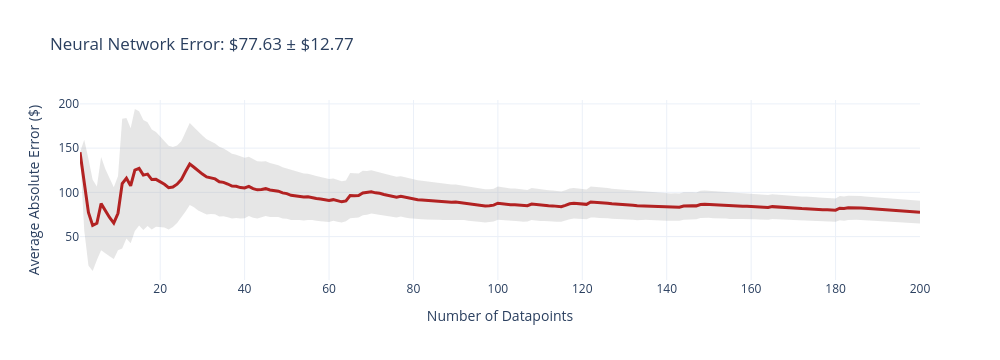
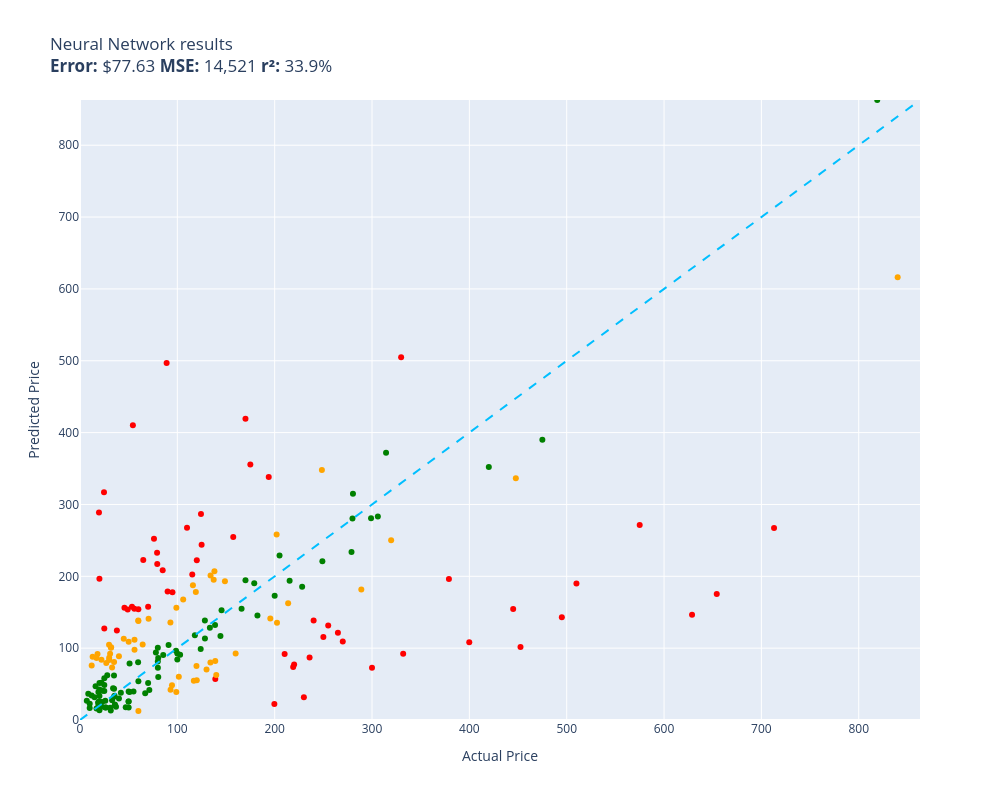

Write notebook code for charts like these, in order.
### Code cell
evaluate(neural_network, test)

### Figure 1 — Plotly figure (JSON) as saved in the notebook; plotly's stock layout.template omitted (floating-point values rounded to 4 significant figures; data arrays with more than 128 entries replaced by an {"elided": "..."} marker saying what was removed)
{"data": [{"fill": "toself", "fillcolor": "rgba(128,128,128,0.2)", "hoverinfo": "skip", "line": {"color": "rgba(255,255,255,0)"}, "name": "95% CI", "showlegend": false, "type": "scatter", "x": {"elided": "400 int values"}, "y": {"elided": "400 float values"}}, {"customdata": {"elided": "200x1 float values"}, "hovertemplate": "n=%{x}<br>Avg Error=$%{y:,.2f}<br>±95% CI=$%{customdata[0]:,.2f}<extra></extra>", "line": {"color": "firebrick", "width": 3}, "mode": "lines", "name": "Cumulative Avg Error", "type": "scatter", "x": {"elided": "200 int values"}, "y": {"elided": "200 float values"}}], "layout": {"height": 360, "showlegend": false, "title": {"text": "Neural Network Error: $77.63 ± $12.77"}, "width": 1000, "xaxis": {"title": {"text": "Number of Datapoints"}}, "yaxis": {"title": {"text": "Average Absolute Error ($)"}}}}

### Figure 2 — Plotly figure (JSON) as saved in the notebook; plotly's stock layout.template omitted (floating-point values rounded to 4 significant figures)
{"data": [{"customdata": [["Old Blood Noise Excess V2 Distortion Cho...\nGuess=$73.74 Actual=$219.00"], ["RBC12-UPC Replacement Battery Cartridge ...\nGuess=$31.78 Actual=$229.99"], ["Pump Head TBVECHI 175PSI 4KW 5.5HP 21CFM...\nGuess=$504.89 Actual=$329.90"], ["Bam France 2002XL Contoured Hightech Bla...\nGuess=$267.25 Actual=$713.00"], ["Metabo HPT 36V MultiVolt™ Cordless Rotar...\nGuess=$196.24 Actual=$379.00"], ["Innovative Percussion CB-6 Chamois Bass ...\nGuess=$410.12 Actual=$54.32"], ["Panasonic KX-TG6511B DECT 6.0 PLUS Expan...\nGuess=$232.65 Actual=$79.20"], ["GJY Portable TV,10.6 inch Mini TV for AT...\nGuess=$217.26 Actual=$79.36"], ["APS iBoard 6-inch Aluminum (Black Powder...\nGuess=$91.70 Actual=$210.23"], ["HK SYSTEMS 13\" Heavy Duty Black \"Push\" O...\nGuess=$208.38 Actual=$84.95"], ["SKB iSeries 3i-13096-6KP Case for BlackM...\nGuess=$355.72 Actual=$174.99"], ["Bam Trekking 3027SB Single Black Clarine...\nGuess=$92.23 Actual=$332.00"], ["DEWALT 20V MAX* XR Impact Driver with Bl...\nGuess=$101.66 Actual=$452.53"], ["Mini PC, Kinupute Desktop Computer E3-12...\nGuess=$142.90 Actual=$495.00"], ["Deco Mount Pro Tripod Microphone Stand w...\nGuess=$154.28 Actual=$59.95"], ["Scranton & Co 3 Drawer Mobile File Cabin...\nGuess=$202.54 Actual=$115.35"], ["Task T24287 Roman Ogee Router Bit with 1...\nGuess=$155.00 Actual=$55.88"], ["Southwire 120V/15A Right Angle User Atta...\nGuess=$124.50 Actual=$37.87"], ["JRready ST6313 DT Deutsch Connector Kit,...\nGuess=$22.10 Actual=$199.68"], ["Tidal Front + Rear Fender Flares 4PC Poc...\nGuess=$131.70 Actual=$254.99"], ["Dakota Alert MURS Alert Probe Sensor - M...\nGuess=$77.16 Actual=$219.99"], ["Projector, CRAZVIEW Projector with WiFi ...\nGuess=$157.49 Actual=$53.40"], ["Sumerain S1339CM Double Handle Widesprea...\nGuess=$86.93 Actual=$235.86"], ["Western Digital Enterprise RE4-GP 2TB SA...\nGuess=$267.51 Actual=$109.95"], ["Poison Spyder 10-08-020 Rocker Knocker\nGuess=$146.35 Actual=$628.76"], ["DIMARZIO 204284 DP 163FBK Blues Bucker G...\nGuess=$178.81 Actual=$89.99"], ["VLAND LED Smoked Taillights Compatible F...\nGuess=$138.54 Actual=$239.99"], ["Lighted Triangle Mirror Cabinet Bathroom...\nGuess=$154.52 Actual=$445.00"], ["PM Auto Front Right Quick Complete Strut...\nGuess=$244.03 Actual=$124.94"], ["BESTILL Wall Mounted Shower Faucet Set, ...\nGuess=$252.22 Actual=$76.00"], ["Dell Optiplex 390 Desktop Computer i3 3....\nGuess=$286.71 Actual=$124.27"], ["EMART Photography C Stand with Boom Arm,...\nGuess=$222.46 Actual=$119.99"], ["KOHLER K-1185540-CP Assembly-Slider\nGuess=$156.28 Actual=$45.67"], ["Trim Kit for 2-handle Shower & Tub Valve...\nGuess=$177.79 Actual=$94.99"], ["Grey Pneumatic 1311SD Impact Socket Set\nGuess=$254.55 Actual=$157.43"], ["Aeromotive 13304 Regulator, X1 Adjustabl...\nGuess=$109.38 Actual=$269.95"], ["Walker Exhaust Ultra EPA 16478 Direct Fi...\nGuess=$271.36 Actual=$574.99"], ["Urth 62mm UV, Circular Polarizing (CPL),...\nGuess=$57.09 Actual=$139.00"], ["Royal Designs, Inc. Decorative Abundant ...\nGuess=$127.50 Actual=$24.95"], ["Canon Sure Shot 90u 35mm Date Camera\nGuess=$108.08 Actual=$399.89"], ["Ibanez M510OVS Acoustic Mandolin in Vint...\nGuess=$419.18 Actual=$169.99"], ["Berta (6 Pieces) 1-1/4 inch Overlay, 90 ...\nGuess=$317.03 Actual=$24.66"], ["Chalkboard Name Badges with Magnetic Bac...\nGuess=$196.64 Actual=$19.95"], ["CradlePoint Compact Broadband Router (CB...\nGuess=$496.79 Actual=$89.00"], ["UPR Mach 1 Chin Spoiler Fits 94-98 Musta...\nGuess=$222.61 Actual=$64.99"], ["Skullcandy Hesh Evo Bluetooth Headphones...\nGuess=$157.62 Actual=$69.99"], ["Music Hall pa15.3 MM/MC Phono Preamplifi...\nGuess=$115.62 Actual=$250.00"], ["Lorell Bell Chair Glide, 2.5\", Black\nGuess=$288.66 Actual=$19.50"], ["4 Inches Rolled Muffler Tip Catback Exha...\nGuess=$338.38 Actual=$193.88"], ["Competition Clutch Disc and Pressure Pla...\nGuess=$189.89 Actual=$510.00"], ["APS iBoard (304 Stainless Steel Polished...\nGuess=$121.56 Actual=$264.95"], ["A-Premium Front Suspension Steering Knuc...\nGuess=$153.82 Actual=$48.99"], ["Empava 24\" Single Wall Ovens 10 Cooking ...\nGuess=$175.42 Actual=$654.14"], ["HP Laserjet 2100 Laser Printer W/Test Pr...\nGuess=$72.77 Actual=$299.98"]], "hovertemplate": "%{customdata[0]}<extra></extra>", "legendgroup": "red", "marker": {"color": "red", "size": 6, "symbol": "circle"}, "mode": "markers", "name": "red", "orientation": "v", "showlegend": true, "type": "scatter", "x": [219.0, 230.0, 329.9, 713.0, 379.0, 54.32, 79.2, 79.36, 210.2, 84.95, 175.0, 332.0, 452.5, 495.0, 59.95, 115.3, 55.88, 37.87, 199.7, 255.0, 220.0, 53.4, 235.9, 110.0, 628.8, 89.99, 240.0, 445.0, 124.9, 76.0, 124.3, 120.0, 45.67, 94.99, 157.4, 269.9, 575.0, 139.0, 24.95, 399.9, 170.0, 24.66, 19.95, 89.0, 64.99, 69.99, 250.0, 19.5, 193.9, 510.0, 264.9, 48.99, 654.1, 300.0], "xaxis": "x", "y": [73.74, 31.78, 504.9, 267.2, 196.2, 410.1, 232.7, 217.3, 91.7, 208.4, 355.7, 92.23, 101.7, 142.9, 154.3, 202.5, 155.0, 124.5, 22.1, 131.7, 77.16, 157.5, 86.93, 267.5, 146.3, 178.8, 138.5, 154.5, 244.0, 252.2, 286.7, 222.5, 156.3, 177.8, 254.5, 109.4, 271.4, 57.09, 127.5, 108.1, 419.2, 317.0, 196.6, 496.8, 222.6, 157.6, 115.6, 288.7, 338.4, 189.9, 121.6, 153.8, 175.4, 72.77], "yaxis": "y"}, {"customdata": [["telpo Headlight Assembly Fit For 15 Camr...\nGuess=$187.50 Actual=$115.99"], ["Stand for Raven Pro Document Scanner - P...\nGuess=$104.59 Actual=$29.85"], ["PEMP E65 E66 CDC Simulate Optical Fiber ...\nGuess=$178.31 Actual=$119.00"], ["Intermatic PX300 12V 300W Transformer wi...\nGuess=$80.20 Actual=$134.00"], ["GanFindX Portable Car Hand Controls for ...\nGuess=$92.69 Actual=$159.90"], ["Travelpro Platinum Elite Slim Business L...\nGuess=$162.46 Actual=$213.83"], ["Mylites+ Standard Comic Book Mylar Sleev...\nGuess=$80.69 Actual=$34.99"], ["152MM Hole Saws M42 Bi-Metal High Speed ...\nGuess=$92.02 Actual=$17.99"], ["Baseball Backpacks Large 18 Inch Bookbag...\nGuess=$100.67 Actual=$31.77"], ["AUTOFREE LED Tail Lights Assembly Compat...\nGuess=$258.13 Actual=$201.99"], ["3D Tree Hole Branches 075 Stair Risers D...\nGuess=$70.15 Actual=$129.99"], ["Fjallraven, Kanken Laptop 15\" Backpack f...\nGuess=$75.15 Actual=$119.65"], ["Diversitech WG840585 Motor, (Ddb) 1/3Hp,...\nGuess=$201.22 Actual=$134.12"], ["MC: Pindicator (Dual Intensity Amber)\nGuess=$88.75 Actual=$40.00"], ["Evan-Fischer Front Bumper Cover Compatib...\nGuess=$135.22 Actual=$202.38"], ["Miyaya@ Funny Animal Masks Collection fo...\nGuess=$86.38 Actual=$16.99"], ["Pidoko Kids Train Table, Grey with 90 Pc...\nGuess=$55.36 Actual=$119.97"], ["Satco S9596, 4 Count (Pack of 1), 4.18\nGuess=$75.98 Actual=$12.00"], ["Ceramic Talavera Mexican Tile 4x4\", 9 Pi...\nGuess=$83.38 Actual=$29.95"], ["Marvel Legends Series X-Men 6-Inch Archa...\nGuess=$39.00 Actual=$98.95"], ["Intrepid International Dressage Letters-...\nGuess=$79.26 Actual=$26.99"], ["LEGO Marvel Avengers War Machine Buster ...\nGuess=$137.86 Actual=$59.95"], ["4pc Wheel Spacers Adapters 4\" (2inch Per...\nGuess=$54.80 Actual=$116.95"], ["MONOCARBON Forged Carbon Fiber Case for ...\nGuess=$12.55 Actual=$59.99"], ["Wilkinson LOW GAUSS Vintage Tone Strat S...\nGuess=$92.37 Actual=$30.93"], ["MXR Carbon Copy Deluxe Analog Delay Guit...\nGuess=$141.40 Actual=$195.50"], ["Linkloos Solar Street Lights Outdoor Wat...\nGuess=$111.84 Actual=$55.99"], ["Pyle Wireless Rear View Backup Camera - ...\nGuess=$140.88 Actual=$70.45"], ["Hp Pavilion P7-1257c Motherboard Aahd3-h...\nGuess=$138.49 Actual=$59.86"], ["Auertech Portable Washing Machine, 14lbs...\nGuess=$156.11 Actual=$98.99"], ["New Replacement seat cover fits Yamaha M...\nGuess=$82.06 Actual=$138.95"], ["Evan Fischer Radiator Cooling Fan Assemb...\nGuess=$195.09 Actual=$137.34"], ["AZX Stylus Pencil for Apple iPad Pro 202...\nGuess=$86.58 Actual=$29.99"], ["ASUS VY279HE-W 27” 1080P Monitor - White...\nGuess=$207.10 Actual=$138.10"], ["LCD Screen for Dell Inspiron 17R 17.3\" H...\nGuess=$104.97 Actual=$64.37"], ["CTLAMP XL-2100 Professional Quality XL-2...\nGuess=$101.19 Actual=$32.00"], ["200 ' feet True 14 Gauge AWG CCA Speaker...\nGuess=$113.09 Actual=$44.95"], ["200 Couples Conversation Cards - Enjoy B...\nGuess=$73.19 Actual=$32.97"], ["KUNFINE Android Radio CarPlay & Android ...\nGuess=$167.66 Actual=$106.00"], ["StonKraft Brass Chess Board Game Set wit...\nGuess=$62.57 Actual=$140.00"], ["OEM Samsung Remote Control Shipped with ...\nGuess=$97.90 Actual=$56.00"], ["Venom Power Terra Hunter R/T+ R/T All-Te...\nGuess=$250.23 Actual=$319.65"], ["Audio Techinca ATW-T1002 System 10 Handh...\nGuess=$181.59 Actual=$289.00"], ["BestPricedDecals Wine A BIT, You'll Feel...\nGuess=$88.03 Actual=$12.98"], ["Dell XPS 13 9343-2727SLV 13.3\" Full HD S...\nGuess=$616.19 Actual=$839.99"], ["Steering Wheel, Carbon Fiber Automotive ...\nGuess=$336.60 Actual=$447.74"], ["DuraGo BR5330 Front Vented Disc Brake Ro...\nGuess=$60.21 Actual=$101.51"], ["Vinyl Soft Top Roll-up Adjustable Truck ...\nGuess=$193.03 Actual=$148.88"], ["Samsung DA97-07603B Freezer Ice Maker As...\nGuess=$42.17 Actual=$93.02"], ["Intex River Run Connect Lounge (Four)\nGuess=$48.34 Actual=$94.49"], ["Blanco 230966 Valea Stainless Steel Sink...\nGuess=$135.74 Actual=$92.88"], ["PowerSport Front Rear Brakes and Rotors ...\nGuess=$347.89 Actual=$248.51"], ["Viola Bow 4/4 Full Size Carbon Fiber (Bl...\nGuess=$108.89 Actual=$49.99"], ["VTech Strum and Jam Kidi Musical Guitar ...\nGuess=$83.93 Actual=$21.99"]], "hovertemplate": "%{customdata[0]}<extra></extra>", "legendgroup": "orange", "marker": {"color": "orange", "size": 6, "symbol": "circle"}, "mode": "markers", "name": "orange", "orientation": "v", "showlegend": true, "type": "scatter", "x": [116.0, 29.85, 119.0, 134.0, 159.9, 213.8, 34.99, 17.99, 31.77, 202.0, 130.0, 119.7, 134.1, 40.0, 202.4, 16.99, 120.0, 12.0, 29.95, 98.95, 26.99, 59.95, 117.0, 59.99, 30.93, 195.5, 55.99, 70.45, 59.86, 98.99, 138.9, 137.3, 29.99, 138.1, 64.37, 32.0, 44.95, 32.97, 106.0, 140.0, 56.0, 319.6, 289.0, 12.98, 840.0, 447.7, 101.5, 148.9, 93.02, 94.49, 92.88, 248.5, 49.99, 21.99], "xaxis": "x", "y": [187.5, 104.6, 178.3, 80.2, 92.69, 162.5, 80.69, 92.02, 100.7, 258.1, 70.15, 75.15, 201.2, 88.75, 135.2, 86.38, 55.36, 75.98, 83.38, 39.0, 79.26, 137.9, 54.8, 12.55, 92.37, 141.4, 111.8, 140.9, 138.5, 156.1, 82.06, 195.1, 86.58, 207.1, 105.0, 101.2, 113.1, 73.19, 167.7, 62.57, 97.9, 250.2, 181.6, 88.03, 616.2, 336.6, 60.21, 193.0, 42.17, 48.34, 135.7, 347.9, 108.9, 83.93], "yaxis": "y"}, {"customdata": [["NewPower99 Battery Kit for Samsung Galax...\nGuess=$39.54 Actual=$54.95"], ["EXMAX NG-10X Fresnel Lens Focusing Adapt...\nGuess=$51.45 Actual=$69.98"], ["SuppliesOutlet Compatible Toner Cartridg...\nGuess=$116.76 Actual=$144.29"], ["ACDelco GM Original Equipment FW339 Fron...\nGuess=$193.88 Actual=$215.33"], ["8544771 Dryer Heating Element, 279816 Th...\nGuess=$20.54 Actual=$35.74"], ["46mm Digital Pro High-Resolution Close-U...\nGuess=$25.84 Actual=$19.99"], ["LOVE MEI Galaxy S10 Lite Case, Military ...\nGuess=$27.52 Actual=$32.98"], ["LD Products Compatible Toner Cartridge R...\nGuess=$39.66 Actual=$49.98"], ["CORSAIR Dominator Platinum RGB 32GB (2x1...\nGuess=$98.86 Actual=$124.00"], ["June Garden 12\" Sweet Dolly Charlotte - ...\nGuess=$51.67 Actual=$19.99"], ["Aolemi Oil Rubbed Bronze Single Function...\nGuess=$96.32 Actual=$98.65"], ["Clementoni 39132.5 Jigsaw Puzzle 1,000 P...\nGuess=$100.49 Actual=$79.95"], ["10GBase-LR SFP+ Transceiver, Handar 10GB...\nGuess=$42.31 Actual=$19.99"], ["KOMPUTERBAY 4GB 2X 2GB DDR2 1066MHz PC2-...\nGuess=$86.23 Actual=$80.34"], ["Canon EOS Rebel T7 Digital SLR Camera wi...\nGuess=$862.94 Actual=$819.00"], ["Evergreen HSHB2005 Cylinder Head Gasket ...\nGuess=$80.25 Actual=$59.69"], ["15\" Locking Shower Head Extension Arm in...\nGuess=$81.39 Actual=$79.95"], ["DALDED LED Light Kit for Lego Sonic Gree...\nGuess=$58.22 Actual=$24.99"], ["Wenger City Upgrade Laptop Backpack with...\nGuess=$152.59 Actual=$145.42"], ["Adams Check Payment and Deposit Register...\nGuess=$33.87 Actual=$35.49"], ["KOHLER 18865-CP Filtered Water Faucet, P...\nGuess=$389.97 Actual=$475.00"], ["Retevis RT68 Soft Earhook Walkie Talkie ...\nGuess=$26.83 Actual=$6.99"], ["Laisomeke Waterproof Junction Box, Unive...\nGuess=$34.15 Actual=$11.99"], ["Webcem Solar Shed Light Outdoor Indoor, ...\nGuess=$93.80 Actual=$77.96"], ["Festool 492370 Platin 2 S1000 Grit 6-Inc...\nGuess=$104.27 Actual=$91.00"], ["Tablet PC Cover Compatible with Lenovo T...\nGuess=$13.18 Actual=$31.61"], ["Trail Gear Twin Stick Kit for Top Shift ...\nGuess=$280.38 Actual=$279.92"], ["Engine Thermostat, Replace 19301-PAA-306...\nGuess=$39.03 Actual=$18.89"], ["Ultra Duster Canned Air Net 10 Oz 6-Pack\nGuess=$25.84 Actual=$49.90"], ["Beck/Arnley 0421945 Air Filter\nGuess=$21.52 Actual=$35.87"], ["IQShield Screen Protector Compatible wit...\nGuess=$16.67 Actual=$9.95"], ["Liberty Imports 12 Pack: US Military Toy...\nGuess=$15.94 Actual=$16.98"], ["Neporal Full Spectrum Light Bulb, 6000K ...\nGuess=$24.01 Actual=$18.59"], ["ANZO USA 111207 GMC SIERRA 99-06 / YUKON...\nGuess=$145.56 Actual=$182.28"], ["Kingston Brass KS269SN Kingston Clawfoot...\nGuess=$283.33 Actual=$305.99"], ["KUNN Small Electrician Tool Pouch Utilit...\nGuess=$51.87 Actual=$21.99"], ["iPhone 12/12 Pro Nicaragua Guardabarranc...\nGuess=$13.52 Actual=$19.97"], ["Replacement Remote Control for PANASONIC...\nGuess=$32.35 Actual=$34.95"], ["KS K-STORM Replacement Silicone Mushroom...\nGuess=$36.59 Actual=$8.50"], ["Pioneer 2AM401-BN Two Handle Kitchen Fau...\nGuess=$185.34 Actual=$228.22"], ["LSSAGOON Backpack for Women Teen Kids Gi...\nGuess=$44.08 Actual=$33.99"], ["4LT LUMINETTE Vanity Opal GLS BSN\nGuess=$84.04 Actual=$99.99"], ["GE RPWF SmartWater Comparable Refrigerat...\nGuess=$18.40 Actual=$36.99"], ["MGP Caliper Covers 39011SACURD Red Powde...\nGuess=$221.07 Actual=$249.00"], ["LSI Broadcom SAS 9300-8i 8-port 12Gb/s S...\nGuess=$117.79 Actual=$118.00"], ["NewFantasia Replacement Audio Cable with...\nGuess=$16.96 Actual=$31.00"], ["Mikrotik RB3011UIAS-RM RouterBOARD 10xGi...\nGuess=$280.89 Actual=$299.00"], ["AC Compressor & A/C Kit For BMW 335i 335...\nGuess=$371.93 Actual=$314.41"], ["DuraGo 29515020 Front Hub Assembly\nGuess=$113.45 Actual=$128.34"], ["GENUINE VOLVO THERMOSTAT (3.0, 3.2) S60 ...\nGuess=$90.98 Actual=$102.85"], ["USB Charger, CIVIE High Speed 60W Multip...\nGuess=$46.93 Actual=$15.99"], ["Cardone 84-58642 New HEI Electronic Dist...\nGuess=$154.89 Actual=$165.99"], ["Universal Power Group 12V 100Ah Sealed L...\nGuess=$172.87 Actual=$199.99"], ["Kastar Battery Pack Replacement for Sony...\nGuess=$33.53 Actual=$19.99"], ["18 Inch White Undermount Kitchen Sink - ...\nGuess=$190.51 Actual=$179.00"], ["Amana Tool - SC587 Carbide Tipped 3-Wing...\nGuess=$41.60 Actual=$71.23"], ["ECCPP Power Steering Pump for 2009-2010 ...\nGuess=$90.51 Actual=$85.48"], ["Raspberry Pi 3 Model B+ Aluminum Case Me...\nGuess=$31.60 Actual=$14.99"], ["SP Air Corporation SP-8102BU 1/4-Inch He...\nGuess=$229.06 Actual=$204.99"], ["ROHL WSGUM3018WH Wire Sink Grids, White\nGuess=$138.63 Actual=$128.28"], ["Diversitech UC2436-3 Ultralite Condenser...\nGuess=$59.78 Actual=$80.39"], ["The Puppet Company - Carpet-Unicorn, Whi...\nGuess=$20.03 Actual=$19.00"], ["KYX Racing Hardened Steel Center Drive S...\nGuess=$17.65 Actual=$46.99"], ["Baumgartens Sicurix Blank PVC ID Cards (...\nGuess=$25.17 Actual=$19.11"], ["VIPMOTOZ Sequential Turn Signal Premium ...\nGuess=$233.66 Actual=$278.94"], ["Custom Engagement Logo Desk Embosser Sea...\nGuess=$25.59 Actual=$49.95"], ["520 Pieces Christmas Envelope Seal Stick...\nGuess=$17.56 Actual=$25.99"], ["LD Compatible Ink Cartridge Replacement ...\nGuess=$37.85 Actual=$41.99"], ["VATOS 4 Packs Bubble Machine Gun for Kid...\nGuess=$40.77 Actual=$22.88"], ["BXYJY for Samsung Galaxy Z Fold 3 Case w...\nGuess=$17.52 Actual=$49.99"], ["VONADO Space Wars Colonial Viper MK1 Bui...\nGuess=$29.92 Actual=$39.99"], ["Replacement Remote Control fit for Sony ...\nGuess=$22.45 Actual=$9.99"], ["Disney Princess Sparkling Princess Sleep...\nGuess=$48.56 Actual=$24.95"], ["sabermaster TCG Playmat yugioh playmat T...\nGuess=$18.28 Actual=$21.99"], ["Pacific Drums PDCM1618TTRB 16 x 18 Inche...\nGuess=$352.14 Actual=$419.99"], ["Star Wars Die-Cast Metal TITANIUM Series...\nGuess=$24.89 Actual=$22.70"], ["Glovion Music Stand Light, Clip On Piano...\nGuess=$62.44 Actual=$27.99"], ["Think Gizmos Build Your Own Robot Toys f...\nGuess=$40.31 Actual=$24.95"], ["Targus CityGear Durable Backpack, Black,...\nGuess=$128.43 Actual=$133.43"], ["KZ ZS10 Pro in Ear Monitor Headphone KZ ...\nGuess=$37.30 Actual=$66.99"], ["Fender Hendrix Voodoo Child Coiled Instr...\nGuess=$54.03 Actual=$59.99"], ["W11130208 W10695459 Refrigerator LED Mod...\nGuess=$17.29 Actual=$26.59"], ["Jada Toys Ryan's World Combo Panda Airli...\nGuess=$61.94 Actual=$34.94"], ["Pyle 2x120 Watt Home Audio Speaker Power...\nGuess=$78.55 Actual=$50.92"], ["STICKGOO Peel and Stick Backsplash for K...\nGuess=$43.41 Actual=$34.99"], ["Garmin 010-12402-10 GT15M-TM Transom-Mou...\nGuess=$132.07 Actual=$138.74"], ["Fitness Center Gym Room Weight Train Dua...\nGuess=$92.46 Actual=$99.99"], ["MonMount Triple Monitor Stand Freestandi...\nGuess=$72.80 Actual=$79.99"], ["Xiaomi Redmi 10 2022 NFC 4G LTE (128GB +...\nGuess=$194.50 Actual=$169.99"], ["For Volvo C70 S70 V70 V40 S40 AC Compres...\nGuess=$314.93 Actual=$280.41"], ["Refresh NSF-53 Premium Replacement Refri...\nGuess=$38.92 Actual=$50.99"], ["NICKSTON Red Sparkling Glitter Slim Band...\nGuess=$26.63 Actual=$25.99"]], "hovertemplate": "%{customdata[0]}<extra></extra>", "legendgroup": "green", "marker": {"color": "green", "size": 6, "symbol": "circle"}, "mode": "markers", "name": "green", "orientation": "v", "showlegend": true, "type": "scatter", "x": [54.95, 69.98, 144.3, 215.3, 35.74, 19.99, 32.98, 49.98, 124.0, 19.99, 98.65, 79.95, 19.99, 80.34, 819.0, 59.69, 79.95, 24.99, 145.4, 35.49, 475.0, 6.99, 11.99, 77.96, 91.0, 31.61, 279.9, 18.89, 49.9, 35.87, 9.95, 16.98, 18.59, 182.3, 306.0, 21.99, 19.97, 34.95, 8.5, 228.2, 33.99, 99.99, 36.99, 249.0, 118.0, 31.0, 299.0, 314.4, 128.3, 102.8, 15.99, 166.0, 200.0, 19.99, 179.0, 71.23, 85.48, 14.99, 205.0, 128.3, 80.39, 19.0, 46.99, 19.11, 278.9, 49.95, 25.99, 41.99, 22.88, 49.99, 39.99, 9.99, 24.95, 21.99, 420.0, 22.7, 27.99, 24.95, 133.4, 66.99, 59.99, 26.59, 34.94, 50.92, 34.99, 138.7, 99.99, 79.99, 170.0, 280.4, 50.99, 25.99], "xaxis": "x", "y": [39.54, 51.45, 116.8, 193.9, 20.54, 25.84, 27.52, 39.66, 98.86, 51.67, 96.32, 100.5, 42.31, 86.23, 862.9, 80.25, 81.39, 58.22, 152.6, 33.87, 390.0, 26.83, 34.15, 93.8, 104.3, 13.18, 280.4, 39.03, 25.84, 21.52, 16.67, 15.94, 24.01, 145.6, 283.3, 51.87, 13.52, 32.35, 36.59, 185.3, 44.08, 84.04, 18.4, 221.1, 117.8, 16.96, 280.9, 371.9, 113.5, 90.98, 46.93, 154.9, 172.9, 33.53, 190.5, 41.6, 90.51, 31.6, 229.1, 138.6, 59.78, 20.03, 17.65, 25.17, 233.7, 25.59, 17.56, 37.85, 40.77, 17.52, 29.92, 22.45, 48.56, 18.28, 352.1, 24.89, 62.44, 40.31, 128.4, 37.3, 54.03, 17.29, 61.94, 78.55, 43.41, 132.1, 92.46, 72.8, 194.5, 314.9, 38.92, 26.63], "yaxis": "y"}, {"hoverinfo": "skip", "line": {"color": "deepskyblue", "dash": "dash", "width": 2}, "mode": "lines", "name": "y = x", "showlegend": false, "type": "scatter", "x": [0, 862.9], "y": [0, 862.9]}], "layout": {"height": 800, "legend": {"title": {"text": "color"}, "tracegroupgap": 0}, "showlegend": false, "title": {"text": "Neural Network results<br><b>Error:</b> $77.63 <b>MSE:</b> 14,521 <b>r²:</b> 33.9%"}, "width": 1000, "xaxis": {"anchor": "y", "domain": [0, 1], "range": [0, 862.9], "title": {"text": "Actual Price"}}, "yaxis": {"anchor": "x", "domain": [0, 1], "range": [0, 862.9], "title": {"text": "Predicted Price"}}}}
